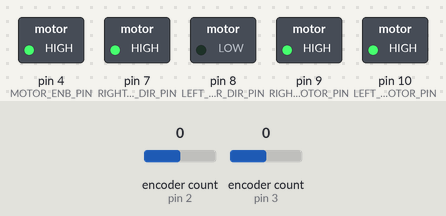
Recording of a sketch running on a simulated Arduino Uno, built with avr-gcc and run on an emulated ATmega328P. Parts: switched loads named in the sketch (green lamp = pin HIGH). Inputs (shaded band) come from the test bench; at power-on: encoder count (sensors on pin 2, pin 3) 0. What the sketch prints to the serial monitor is not drawn.

Above: at 1.2 s.
1.3 s: encoder count (sensor on pin 2) set to 1
4.3 s: encoder count (sensor on pin 3) set to 1
Timing chart, 0 to 7.3 s (numbered marks = the images above; inputs shaded):
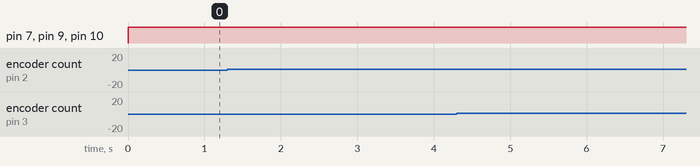

The sketch:

xYValidation.ino
```cpp
/*
Final Demo Starter
SEED Lab Group 9
Zander Eggers, Gideon Kukoyi, James Clark, Elijah Price
November 7th 2023

The purpose of this code is to complete demo 2 by doing the following items:
  Find aruco marker between 3 and 8 feet away,
  Drive up to within 1 foot of it,
  Do a circle around it when requested

This is done through PID control, utilizing a similar control structure to demo 1 in which linear voltage and
angular voltage are controlled seperately and then added or subtracted to drive each motor independently

This code will not be updated further, though know it is certainly not "robust"

To Use:
  Set robot parameters
  Determine if you want to do a circle
    Set IS_CIRCLE_TIME
*/

#include <Encoder.h>
#include <Wire.h>

// Define Constants
#define WHEEL_DIAMETER_IN_CM 15.0
#define ROBOT_DIAMETER_IN_CM 36.947125 // Determined empirically
#define DESIRED_TS_MS 10.0

#define DESIRED_RADIUS 6.0

#define COUNTS_PER_FOOT 2070.0
#define COUNTS_PER_INCH 172.5

#define SPIN_RATE PI / 20.0 // Ensure this value is not too fast to allow camera to see marker
#define CIRCLE_LINEAR_SPEED 10.0 // cm/s

#define TURN_TO_MARKER_ERROR_BAND 0.01
#define ANGLE_ERROR_BAND 0.01

#define IS_CIRCLE_TIME true

// Define States
enum State {
  FIND_MARKER, //0
  TURN_TO_MARKER, //1
  ANGLE_CHECK, //2
  DRIVE_TO_MARKER, //3
  TURN_RIGHT, //4
  DO_A_CIRCLE, //5
  START_TEST, //6
  TURN_TO_XY, //7
  DRIVE_TO_XY, //8
  STOP //9
};

// Testing Array -- Values given in counts to make a regular hexagon of "radius" 1 ft
double xyMatrix[7][2] = { {COUNTS_PER_FOOT, COUNTS_PER_FOOT},
                          {COUNTS_PER_FOOT / 2.0, 0.866025 * COUNTS_PER_FOOT},
                          {-COUNTS_PER_FOOT / 2.0, 0.866025 * COUNTS_PER_FOOT},
                          {-COUNTS_PER_FOOT, 0.0},
                          {-COUNTS_PER_FOOT / 2.0, -0.866025 * COUNTS_PER_FOOT},
                          {COUNTS_PER_FOOT / 2.0, -0.866025 * COUNTS_PER_FOOT},
                          {COUNTS_PER_FOOT, 0.0} };

// Define Globals
double lastTimeMs, startTimeMs;
State currState = TURN_TO_XY;
double previousThetaLeft = 0.0, previousThetaRight = 0.0;
double currX = 0.0, currY = 0.0;
double prevPos = 0.0;
unsigned int xYIndex = 0;

double integralValX = 0.0, integralValAngle = 0.0, integralValRho = 0.0, integralValOmega = 0.0;
double prevErrorX = 0.0, prevErrorAngle = 0.0, prevErrorRho = 0.0, prevErrorOmega = 0.0;

double lastPiMeasuredAngle = NAN, lastPiMeasuredDistance = NAN;
int settleCountTurnRight = 0;
int settleCountTurnMark = 0;
int angleCheckCount = 0;

double desiredPos = 0.0, desiredAngle = 0.0;

// Initialize Encoders
Encoder EncLeft(3, 6); // Encoder on left wheel is pins 3 and 6 -- Could use #defines for this later
Encoder EncRight(2, 5); // Encoder on right wheel is pins 2 and 5


void setup() {
  Serial.begin(115200);
  Serial.println("Ready!"); // For ReadfromArduino.mlx

  SetupMotors();
  SetupI2C();

  // Timing
  lastTimeMs - millis();
  startTimeMs = lastTimeMs;

  desiredAngle = DesiredAngleXY(currX, currY, 4 * COUNTS_PER_FOOT, 5* COUNTS_PER_FOOT);
}


void loop() {
  double currentTime = (lastTimeMs - startTimeMs) / 1000.0; // Current Time in seconds

  long currentCountLeft = -EncLeft.read(); // Negative because this motor is facing the other direction
  long currentCountRight = EncRight.read();

  double thetaRight = (2.0 * PI * (double)currentCountRight) / 3200.0; // Right wheel position in radians
  double thetaLeft = (2.0 * PI * (double)currentCountLeft) / 3200.0; // Left wheel position in radians

  double thetaDotRight = (thetaRight - previousThetaRight) / DESIRED_TS_MS; // Right wheel angular velocity in rad/ms
  double thetaDotLeft = (thetaLeft - previousThetaLeft) / DESIRED_TS_MS; // Left wheel angular velocity in rad/ms

  double currentPos = (currentCountLeft + currentCountRight) / 2.0; // Distance traveled in counts
  double currentRho = WHEEL_DIAMETER_IN_CM / 2.0 * (thetaDotRight + thetaDotLeft) / 2.0; // Average speed of the wheels is linear velocity measured in cm / ms

  double currentAngle = (WHEEL_DIAMETER_IN_CM / 2.0) * (thetaRight - thetaLeft) / ROBOT_DIAMETER_IN_CM; // Current heading of the robot related to where it started
  double currentOmega = (WHEEL_DIAMETER_IN_CM / 2.0) * (thetaDotRight - thetaDotLeft) / ROBOT_DIAMETER_IN_CM; // Current change of heading in radians per second

  double kPOmega = 19.0;
  double kIOmega = 0.1;
  double kDOmega = 0.05;

  double kPRho = 0.1;
  double kIRho = 0.05;
  double kDRho = 0.0;

  double kPX = 0.01;
  double kIX = 0.00003;
  double kDX = 0.0;

  double kPAngle = 19.0;
  double kIAngle = 0.0;
  double kDAngle = 0.0;

  double desiredRho, desiredOmega;

  currX = xValue(currentAngle, currentPos - prevPos, currX);
  currY = yValue(currentAngle, currentPos - prevPos, currY);

  bool moveStateFlag = false;

  //Go To (4 ft, 5 ft)

  switch(currState) {
    case TURN_TO_XY:

        desiredPos = 0.0;

        kPRho = 0.8;
        kIRho = 0.6;

        if ( abs(currentAngle - desiredAngle ) < TURN_TO_MARKER_ERROR_BAND ) { // Counts if within errorband to allow for settling time
          settleCountTurnMark++;
        }
        if  ( settleCountTurnMark >= 50 ) {
          moveStateFlag = true;
          desiredPos = DesiredDistanceXY(currX, currY, 4 * COUNTS_PER_FOOT, 5 * COUNTS_PER_FOOT) + currentPos; // Set desired position to the distance from the aruco marker minus 1 foot
          currState = DRIVE_TO_XY;
        }
        break;
    case DRIVE_TO_XY:
        // desiredAngle = 0.0;

        if((desiredPos - currentPos) < 0 ) {
          moveStateFlag = true;
          xYIndex++;
          currState = START_TEST;
          if(xYIndex == 8) currState = STOP;
        }
        break;
  }

  if( moveStateFlag ) { // When moving states, reset any counters, integral values, and encoders
    integralValAngle = 0;
    integralValOmega = 0;
    integralValRho = 0;
    integralValX = 0;
    angleCheckCount = 0;
    settleCountTurnMark = 0;
  }

  switch(currState) { // Fall thru to run controllers and find desiredRho, desiredOmega
    case FIND_MARKER: //omega, x, rho
      desiredRho = PID(desiredPos, currentPos, DESIRED_TS_MS, kPX, kIX, kDX, &integralValX, &prevErrorX);
      desiredOmega = SPIN_RATE;
      break;

    case TURN_TO_MARKER: //theta, omega, x, rho
    case DRIVE_TO_MARKER:
    case TURN_RIGHT:
    case STOP:
    case START_TEST:
    case TURN_TO_XY:
    case DRIVE_TO_XY:
      desiredRho = PID(desiredPos, currentPos, DESIRED_TS_MS, kPX, kIX, kDX, &integralValX, &prevErrorX);
      desiredOmega = PID(desiredAngle, currentAngle, DESIRED_TS_MS, kPAngle, kIAngle, kDAngle, &integralValAngle, &prevErrorAngle);
      break;

    case DO_A_CIRCLE: // omega, rho
    case ANGLE_CHECK:
      desiredRho = CIRCLE_LINEAR_SPEED;
      desiredOmega = CIRCLE_LINEAR_SPEED / DESIRED_RADIUS;
      break;
  }

  double voltDelta = PID(desiredOmega, currentOmega, DESIRED_TS_MS, kPOmega, kIOmega, kDOmega, &integralValOmega, &prevErrorOmega);
  double voltSum = PID(desiredRho, currentRho, DESIRED_TS_MS, kPRho, kIRho, kDRho, &integralValRho, &prevErrorRho);

  RunMotors(voltSum, voltDelta);

  previousThetaLeft = thetaLeft;
  previousThetaRight = thetaRight;
  prevPos = currentPos;

  //Debug Statements
  Serial.print(currentTime);Serial.print("\t");
  Serial.print(currState);Serial.print("\t");

  Serial.print(currentAngle, 4);Serial.print("\t");
  Serial.print(desiredAngle, 4);Serial.print("\t");

  Serial.println();


  while(millis() < lastTimeMs + DESIRED_TS_MS); // Wait til end of desired sample time
  lastTimeMs = millis();
}
```

I2CFunctions.ino
```cpp
/*
I2C Functions
SEED Lab Group 9
Zander Eggers, Gideon Kukoyi, James Clark, Elijah Price
November 7th 2023

Uses Wire library to communicate over I2C
*/

#define MY_ADDR 8

void SetupI2C() {
  Wire.begin(MY_ADDR);
  Wire.onReceive(receive);
}

void receive(int nbytes) {
  digitalWrite(11, HIGH);
  char offset = Wire.read();

  // Read in
  char in_data[8];
  double out_data;
  for(int i=0; i < nbytes-1; i++) {
    in_data[i] = Wire.read();
  }

  memcpy(&lastPiMeasuredAngle, &(in_data[0]), 4);
  memcpy(&lastPiMeasuredDistance, &(in_data[4]), 4);

  digitalWrite(11, LOW);
}
```

MotorFunctions.ino
```cpp
/*
Motor Functions
SEED Lab Group 9
Zander Eggers, Gideon Kukoyi, James Clark, Elijah Price
November 7th 2023

Uses H Bridge motor driver to control motors
Uses voltSum and voltDelta to fit control scheme
*/

#define RIGHT_MOTOR_PIN 9
#define LEFT_MOTOR_PIN 10
#define RIGHT_MOTOR_DIR_PIN 7
#define LEFT_MOTOR_DIR_PIN 8
#define MOTOR_ENB_PIN 4

#define MAX_PWM 255

void SetupMotors() {
  pinMode(MOTOR_ENB_PIN, OUTPUT);
  digitalWrite(MOTOR_ENB_PIN, HIGH);

  pinMode(RIGHT_MOTOR_DIR_PIN, OUTPUT);
  pinMode(LEFT_MOTOR_DIR_PIN, OUTPUT);
  pinMode(RIGHT_MOTOR_PIN, OUTPUT);
  pinMode(LEFT_MOTOR_PIN, OUTPUT);

}

void RunMotors(double voltSum, double voltDelta) {
  // Set voltages
  double voltageRight = (voltSum + voltDelta) / 2.0;
  double voltageLeft = (voltSum - voltDelta) / 2.0;

  // H-Bridge Direction
  if(voltageLeft > 0) {
    digitalWrite(LEFT_MOTOR_DIR_PIN, HIGH);
  } else {
    digitalWrite(LEFT_MOTOR_DIR_PIN, LOW);
  }

  if(voltageRight > 0) {
    digitalWrite(RIGHT_MOTOR_DIR_PIN, HIGH);
  } else {
    digitalWrite(RIGHT_MOTOR_DIR_PIN, LOW);
  }

  // Powering the motors
  int PWMLeft = min((MAX_PWM * abs(voltageLeft)) / 8.0 , MAX_PWM);
  analogWrite(LEFT_MOTOR_PIN, PWMLeft);

  int PWMRight = min((MAX_PWM * abs(voltageRight)) / 8.0, MAX_PWM);
  analogWrite(RIGHT_MOTOR_PIN, PWMRight);
}
```

PID_Control.ino
```cpp
/*
PID Control
SEED Lab Group 9
Zander Eggers, Gideon Kukoyi, James Clark, Elijah Price
November 7th 2023

Uses basic control efforts to control any value using PID control
Set kP, kI, or kD to 0 if that control effort is unused
*/

double PID(double targetVal, double currVal, double desiredTsMs, double kP, double kI, double kD, double* integralVal, double* prevError) {
  double currError = targetVal - currVal;

  *integralVal += (desiredTsMs * currError) / 1000.0;

  double derivativeVal = (currError - *prevError) / desiredTsMs;
  *prevError = currError;

  return( (kP * currError) + (kI * *integralVal) + (kP * derivativeVal) );
}
```

mappingFunctions.ino
```cpp
double xValue(double heading, double distance, double currX) {
  return (distance * cos(heading)) + currX;
}

double yValue(double heading, double distance, double currY) {
  return (distance * sin(heading)) + currY;
}

double DesiredAngleXY(double currX, double currY, double desiredX, double desiredY) {
  return atan((desiredY - currY) / (desiredX - currX));
}

double DesiredDistanceXY(double currX, double currY, double desiredX, double desiredY) {
  return sqrt(sq(desiredX - currX) + sq(desiredY - currY));
}
```

Measured:
- after the input at 1.3 s, every drawn part: stays the same
- after the input at 4.3 s, every drawn part: stays the same
